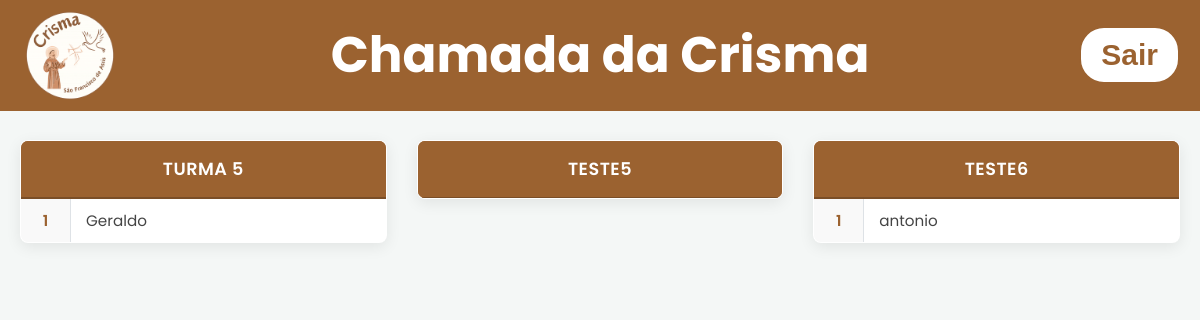
Before: /viewturmas (signed in) with the older database file.
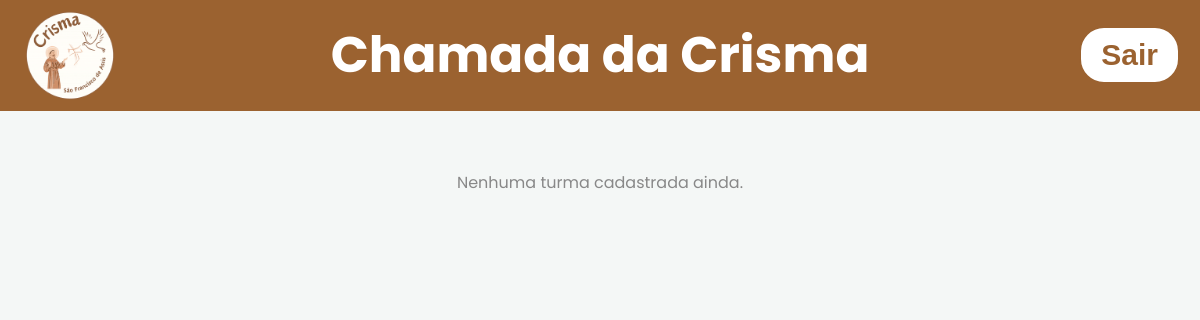
After: the same page with the newer database file.
### tables this page shows
CREATE TABLE turmas (
    id INTEGER PRIMARY KEY AUTOINCREMENT,
    turma_name TEXT NOT NULL UNIQUE
);

CREATE TABLE crismandos (
    id INTEGER PRIMARY KEY AUTOINCREMENT,
    name TEXT UNIQUE NOT NULL,
    turma_id INTEGER NOT NULL,
    created_at TEXT DEFAULT CURRENT_TIMESTAMP,
    FOREIGN KEY (turma_id) REFERENCES turmas(id)
);

### app.py (the view)
@app.get("/viewturmas")
def view_turmas():
    if 'loged_user' not in session :
        return render_template('index.html')
    with get_conn() as conn:
        cur = conn.cursor()
        cur.execute("SELECT id, turma_name FROM turmas ORDER BY turma_name")
        turmas = cur.fetchall()
        cur.execute("SELECT id, name, turma_id FROM crismandos ORDER BY name")
        crismandos = cur.fetchall()
    return render_template('viewturmas.html', turmas=turmas, crismandos = crismandos)

### app.py (called while the page is built)
def get_conn():
    conn = sqlite3.connect("data/dataBase.db")
    conn.row_factory = sqlite3.Row
    return conn

### templates/viewturmas.html (shortened to what this page needs)
<!DOCTYPE html>
<html lang="pt-br">
  <head>
    <link
      rel="stylesheet"
      href="{{url_for('static', filename='css/styleconfigadmin.css')}}"
    />
    <link
      rel="stylesheet"
      href="{{url_for('static', filename='css/styleviewturmas.css')}}"
    />
  </head>
  <body>
    <header>
      <div class="header-left">
        <img
          src="{{url_for('static', filename='images/logocrismamaior.png')}}"
          alt="Logo da crisma"
          class="logo"
        />
        <h1 class="title-center" onclick="window.location.href='/homepage'">
          Chamada da Crisma
        </h1>
      </div>
      <form action="{{url_for('logout_user')}}" method="post">
        <button class="button-logout">Sair</button>
      </form>
    </header>
<main>
<div id="container-principal">
                {% if turmas %}
{% for turma in turmas %}
    <table class="tabela-turmas">
        <thead>
          <tr>
                <th colspan="2">{{turma.turma_name}}</th>
            </tr>
        </thead>
        <tbody>
          {% set counter = [0] %}
            {%for crismando in crismandos | sort(attribute='name')%}
                 {% if crismando.turma_id == turma.id %}
                 <tr>
                    <td>{{counter[0]}}</td>
                     <td>{{crismando.name}}</td>
                  </tr>
                 {%endif%}
             {%endfor%}
        </tbody>
    </table>
{% endfor %}
            {% else %}
                <p>Nenhuma turma cadastrada ainda.</p>
            {% endif %}
</div>
</main>
  </body>
</html>

Changed rows visible on the page:
removed turmas: turma_name "TURMA 5"
removed crismandos: counter "1", name "Geraldo", shown under "TURMA 5"
removed turmas: turma_name "TESTE5"
removed turmas: turma_name "TESTE6"
removed crismandos: counter "1", name "antonio", shown under "TESTE6"
Other visible differences:
text now shown: "Nenhuma turma cadastrada ainda."
